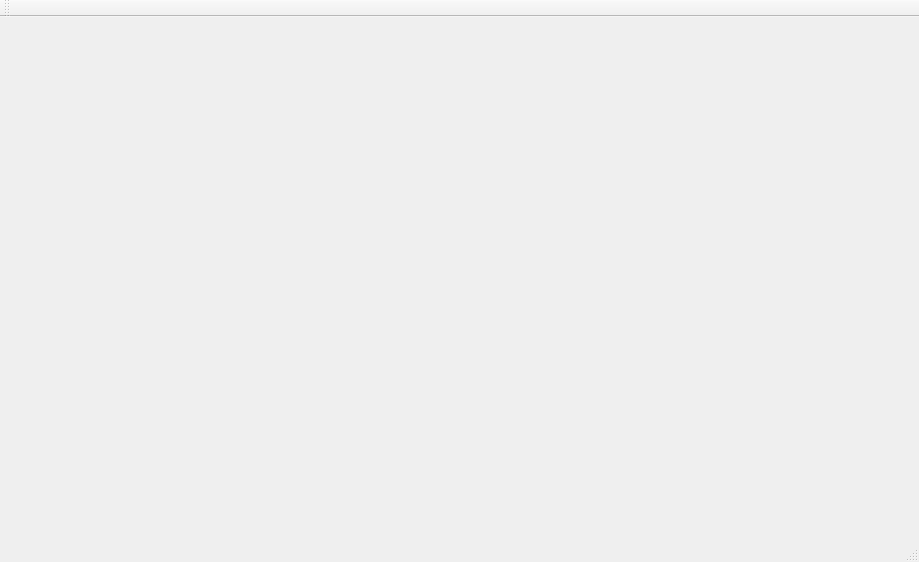
<?xml version="1.0" encoding="UTF-8"?>
<ui version="4.0">
 <class>Test</class>
 <widget class="QMainWindow" name="Test">
  <property name="geometry">
   <rect>
    <x>0</x>
    <y>0</y>
    <width>919</width>
    <height>562</height>
   </rect>
  </property>
  <property name="windowTitle">
   <string>Test</string>
  </property>
  <widget class="QWidget" name="centralWidget">
   <widget class="QLabel" name="label">
    <property name="geometry">
     <rect>
      <x>250</x>
      <y>130</y>
      <width>341</width>
      <height>181</height>
     </rect>
    </property>
    <property name="text">
     <string/>
    </property>
   </widget>
  </widget>
  <widget class="QMenuBar" name="menuBar">
   <property name="geometry">
    <rect>
     <x>0</x>
     <y>0</y>
     <width>919</width>
     <height>23</height>
    </rect>
   </property>
  </widget>
  <widget class="QToolBar" name="mainToolBar">
   <attribute name="toolBarArea">
    <enum>TopToolBarArea</enum>
   </attribute>
   <attribute name="toolBarBreak">
    <bool>true</bool>
   </attribute>
  </widget>
  <widget class="QStatusBar" name="statusBar"/>
  <action name="actionLoad">
   <property name="text">
    <string>Load</string>
   </property>
  </action>
 </widget>
 <layoutdefault spacing="6" margin="11"/>
 <resources/>
 <connections/>
</ui>
